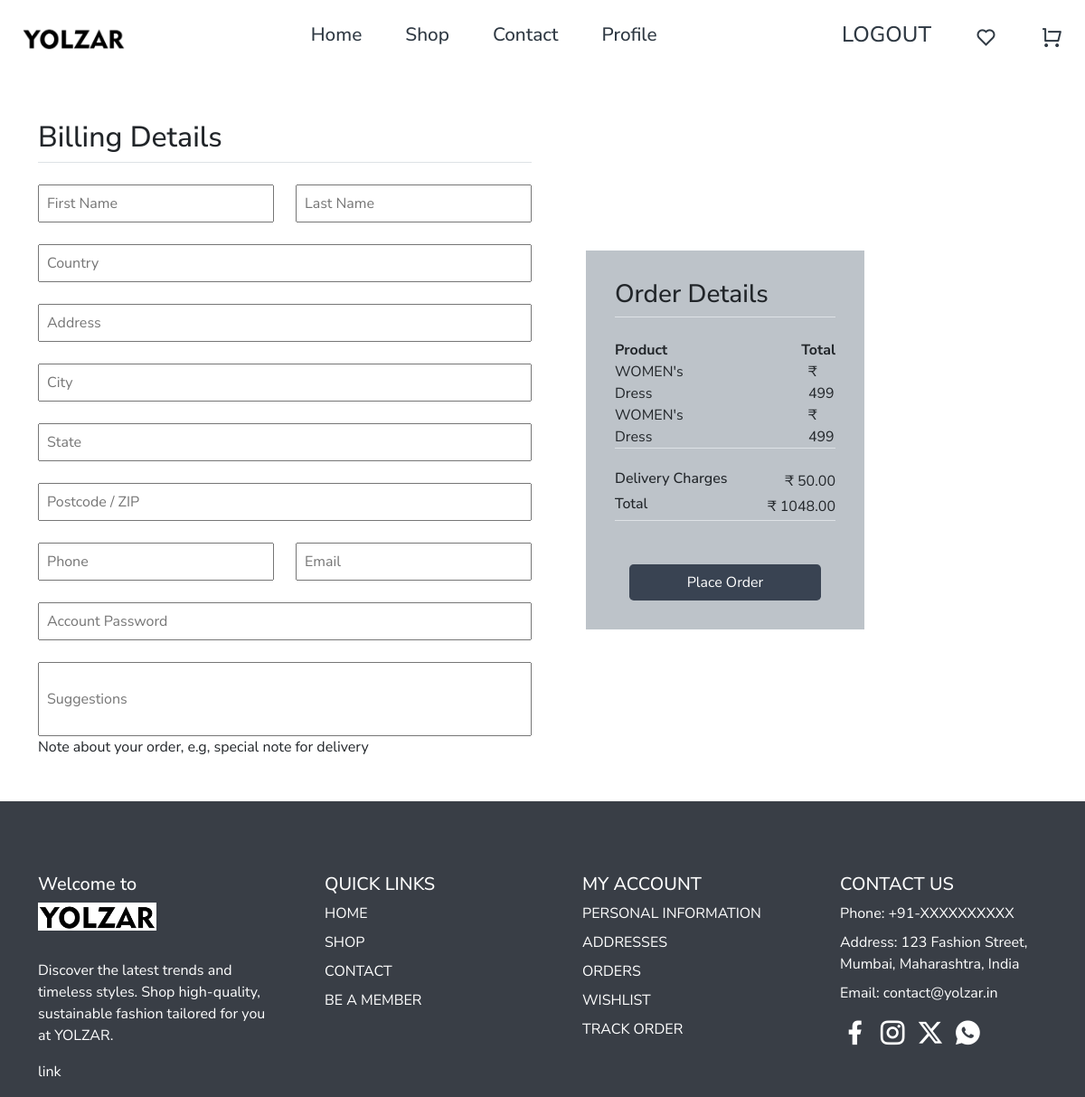
Screenshot of /checkout/ (signed in) with the database file from the repository.
### fashionapp/models.py (models this page shows, shortened)
class Cart(models.Model):
    user = models.ForeignKey(User, on_delete=models.CASCADE)
    Product = models.ForeignKey(Product, on_delete=models.CASCADE)
    quantity = models.PositiveIntegerField(default=1)
    class Meta:
        db_table = 'cart'

class Product (models.Model):
    p_img1 = models.ImageField(default='',upload_to="image")
    p_img2 = models.ImageField(default='',upload_to="image")
    p_img3 = models.ImageField(default='',upload_to="image")
    p_name = models.CharField(max_length=30)
    p_price = models.IntegerField()
    p_description = models.TextField(max_length=300)
    category = models.ForeignKey(Category,on_delete=models.CASCADE)
    class Meta:
        db_table = 'product'

### fashionapp/views.py (the view)
# urls.py: path('checkout/',v.checkout_view, name = 'checkout'),
def checkout_view(request):
    uid = request.session.get('uid')
    user = User.objects.get(id=uid)
    last_order = OrderYolzar.objects.filter(user=user).order_by('-order_date').first()
    cl = Cart.objects.filter(user=user)
    if last_order:
        initial_data = {
            'fname': last_order.fname,
            'lname': last_order.lname,
            'country': last_order.country,
            'address': last_order.address,
            'town_city': last_order.town_city,
            'country_state': last_order.country_state,
            'postcode': last_order.postcode,
            'phone': last_order.phone,
            'email': last_order.email,
            'accountpassword': last_order.accountpassword,
            'suggestions': last_order.suggestions,
        }
    else:
        initial_data = {}
    context = {
        'cl': cl,
        'initial_data': initial_data
    }
    return render(request, "checkout.html", context)

### fashionapp/templates/checkout.html (shortened to what this page needs)
<!DOCTYPE html>
<html lang="en">
<head>
    {% load static %}
</head>
<body>
    {% include 'navbar.html' %}
    <div class="checkout-main">
        <div class="container">
            <div class="row">
                <div class="col-sm-6 mt-5">
                    <div class="billing border-1 border-bottom mb-4">
                        <h2>Billing Details</h2>
                    </div>
                    <form action="{% url 'order' %}" method="post">
                        <div class="row">
                            <div class="col-sm-6">
                                <input type="text" placeholder="First Name" class="w-100 h-100 p-2" name="fname" value="{{ initial_data.fname }}" required>
                            </div>
                            <div class="col-sm-6">
                                <input type="text" placeholder="Last Name" class="w-100 h-100 p-2" name="lname" value="{{ initial_data.lname }}" required>
                            </div>
                            <div class="col-sm-12 mt-4">
                                <input type="text" placeholder="Country" class="w-100 h-100 p-2" name="country" value="{{ initial_data.country }}" required>
                            </div>
                            <div class="col-sm-12 mt-4">
                                <input type="text" placeholder="Address" class="w-100 h-100 p-2" name="address" value="{{ initial_data.address }}" required>
                            </div>
                            <div class="col-sm-12 mt-4">
                                <input type="text" placeholder="City" class="w-100 h-100 p-2" name="town_city" value="{{ initial_data.town_city }}" required>
                            </div>
                            <div class="col-sm-12 mt-4">
                                <input type="text" placeholder="State" class="w-100 h-100 p-2" name="country_state" value="{{ initial_data.country_state }}" required>
                            </div>
                            <div class="col-sm-12 mt-4">
                                <input type="text" placeholder="Postcode / ZIP" class="w-100 h-100 p-2" name="postcode" value="{{ initial_data.postcode }}" required>
                            </div>
                            <div class="col-sm-6 mt-4">
                                <input type="text" placeholder="Phone" class="w-100 h-100 p-2" name="phone" value="{{ initial_data.phone }}" required>
                            </div>
                            <div class="col-sm-6 mt-4">
                                <input type="email" placeholder="Email" class="w-100 h-100 p-2" name="email" value="{{ initial_data.email }}" required>
                            </div>
                            <div class="col-sm-12 mt-4">
                                <input type="text" placeholder="Account Password" class="w-100 h-100 p-2" name="accountpassword" value="{{ initial_data.accountpassword }}" required>
                            </div>
                            <div class="col-sm-12 mt-4 mb-4">
                                <input type="text" placeholder="Suggestions" class="w-100 h-100 p-2" name="suggestions" value="{{ initial_data.suggestions }}">
                                <p>Note about your order, e.g, special note for delivery</p>
                            </div>
                        </div>
                </div>
                <div class="col-sm-6 mt-5 p-5">
                    <div class="row">
                        <div class="col-sm-8 checkout-right">
                            <div class="orderplace">
                                <div class="billing border-1 border-bottom mb-4">
                                    <h3>Order Details</h3>
                                </div>
                                <table class="border-1 border-bottom mb-4">
                                    <thead>
                                        <tr class="checkout-table">
                                            <th>Product</th>
                                            <th>Total</th>
                                        </tr>
                                    </thead>
                                    <tbody>
                                        {% for i in cl %}
                                        <tr class="checkout-table">
                                            <td>{{ i.Product.p_name }}</td>
                                            <td><span class="grandtotal">₹ {{ i.Product.p_price }}</span></td>
                                        </tr>
                                        {% endfor %}
                                    </tbody>
                                </table>
                                <div class="checkout-total border-1 border-bottom">
                                    <li class="d-flex justify-content-between">
                                        <h6>Delivery Charges</h6>
                                        <span>₹ 50.00</span>
                                    </li>
                                    <li class="d-flex justify-content-between">
                                        <h6>Total</h6>
                                        <span class="checkout-total"></span>
                                    </li>
                                </div>
                                <div class="checkout-order mt-5 d-flex align-items-center justify-content-center">
                                    <button class="checkout-order-button" type="submit">Place Order</button>
                                </div>
                            </div>
                        </div>
                    </div>
                </div>
            </div>
        </div>
    </div>
    {% include 'footer.html' %}
</body>
</html>

### fashionapp/static/css/style.css (style rules this page uses)
* { font-family: "Nunito Sans", sans-serif; }
* { margin:0; padding:0; box-sizing: border-box; }
html,body { background-color:#f7f7f7; width: 100%; height: 100%; }
.checkout-table td { padding-left: 0rem; }
.checkout-table th { padding-left: 0rem; gap: 1rem; }
.checkout-right table tr { display: flex; justify-content: space-between ; gap: 8rem; }
.checkout-total { padding-left: 0rem; }
.checkout-order-button { padding: 0.5rem; padding-left:4rem; padding-right: 4rem; border: none; border-radius: 0.3rem; background-color: #394352; color: white; }
.checkout-right { padding-top: 6rem; }
.orderplace { background-color: #53647262; padding: 2rem; }

### rows the page displays
Cart: Product.p_name "WOMEN's Dress", Product.p_price "499"
Cart: Product.p_name "WOMEN's Dress", Product.p_price "499"
